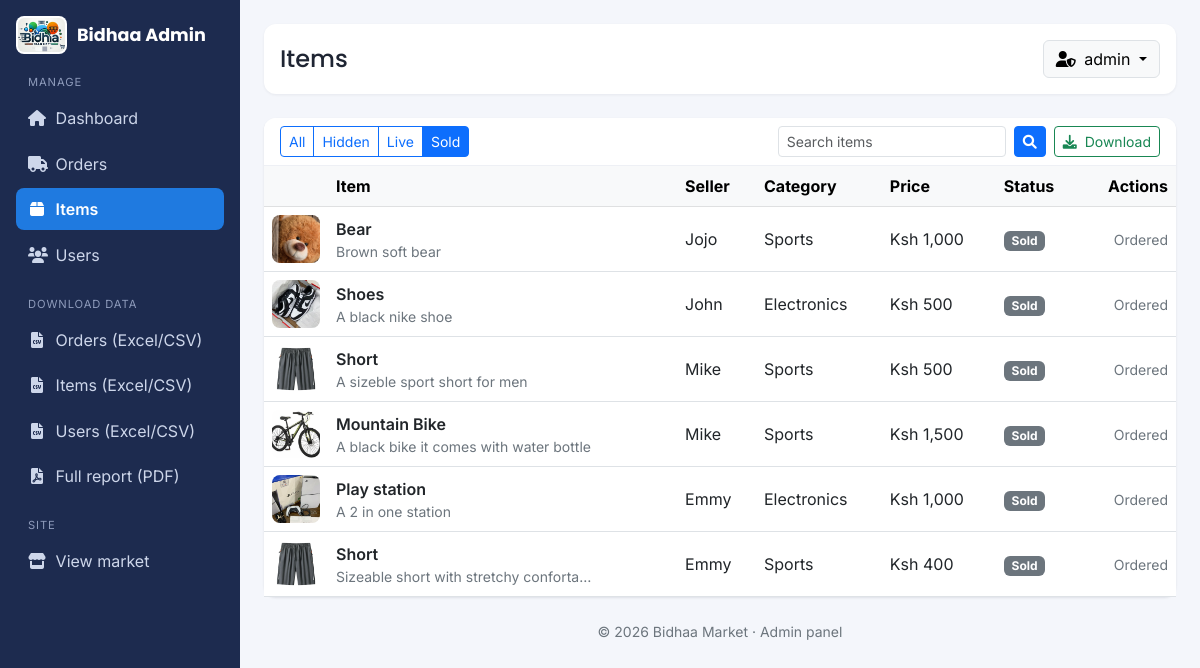
Page /admin/items?status=Sold (signed in) on the committed database.
### market/models.py (models this page shows, shortened)
class User(db.Model, UserMixin):
    id = db.Column(db.Integer, primary_key=True)
    username = db.Column(db.String(30), unique=True, nullable=False)
    email = db.Column(db.String(50), unique=True, nullable=False)
    password_hash = db.Column(db.String(60), nullable=False)
    phone = db.Column(db.String(20), unique=True, nullable=True)
    role = db.Column(db.String(10), default="both")
    is_admin = db.Column(db.Boolean, default=False)
    wallet_balance = db.Column(db.Float, nullable=False, default=0.0)
    created_at = db.Column(db.DateTime, default=datetime.utcnow)
    wallet = db.relationship('Wallet', back_populates='user', uselist=False)
    seller_items = db.relationship('Item', back_populates='seller', lazy=True)
    owned_items = db.relationship('OwnedItem', back_populates='owner', lazy=True)
    orders = db.relationship('Order', foreign_keys='Order.user_id', back_populates='user', lazy=True)
    sales = db.relationship('Sale', back_populates='seller', lazy=True)
    sold_orders = db.relationship('Order', foreign_keys='Order.seller_id', back_populates='seller', lazy=True)
    @property
    def password(self):
        raise AttributeError("Password is not readable!")

class Item(db.Model):
    id = db.Column(db.Integer, primary_key=True)
    name = db.Column(db.String(100), nullable=False)
    price = db.Column(db.Float, nullable=False)
    category = db.Column(db.String(100), nullable=False)
    description = db.Column(db.Text, nullable=False)
    barcode = db.Column(db.String(12), nullable=False, unique=True)
    image = db.Column(db.String(255), nullable=True)
    verified = db.Column(db.Boolean, default=False)
    sold = db.Column(db.Boolean, default=False)
    seller_id = db.Column(db.Integer, db.ForeignKey('user.id'), nullable=False)
    seller = db.relationship('User', back_populates='seller_items')
    orders = db.relationship('Order', back_populates='item', lazy=True)
    sales = db.relationship('Sale', back_populates='item', lazy=True)

### market/routes.py (the view)
@app.route('/admin/items')
@login_required
@admin_required
def manage_items():
    status = request.args.get('status', 'All')
    q = request.args.get('q', '').strip()
    query = Item.query
    if status == 'Hidden':
        query = query.filter(Item.verified.is_(False), Item.sold.is_(False))
    elif status == 'Live':
        query = query.filter(Item.verified.is_(True), Item.sold.is_(False))
    elif status == 'Sold':
        query = query.filter(Item.sold.is_(True))
    if q:
        query = query.filter(Item.name.ilike(f"%{q}%"))
    items = query.order_by(Item.id.desc()).all()
    return render_template('admin_items.html', items=items, status=status, q=q)

### market/__init__.py (called while the page is built)
def create_app():
    app = Flask(__name__)
    app.config.from_object(Config)
    db.init_app(app)
    bcrypt.init_app(app)
    login_manager.init_app(app)
    migrate.init_app(app, db)
    mail.init_app(app)
    login_manager.login_view = "login"
    login_manager.login_message_category = "info"
    from market.models import User
    @login_manager.user_loader
    def load_user(user_id):
        return User.query.get(int(user_id))
    with app.app_context():
        from market import routes
    return app

### market/routes.py (called while the page is built)
def admin_required(func):
    @wraps(func)
    def decorated_view(*args, **kwargs):
        if not current_user.is_authenticated or not current_user.is_admin:
            flash("❌ Admin access required!", category='danger')
            return redirect(url_for('admin_login'))
        return func(*args, **kwargs)
    return decorated_view

### market/templates/admin_items.html (shortened to what this page needs)
{% extends "admin_base.html" %}
{% block title %}Items{% endblock %}
{% block content %}
<div class="card">
    <div class="card-header d-flex flex-wrap justify-content-between align-items-center gap-2">
        <div class="btn-group btn-group-sm" role="group" aria-label="Filter items">
            {% for s, label in [('All', 'All'), ('Hidden', 'Hidden'), ('Live', 'Live'), ('Sold', 'Sold')] %}
            <a href="{{ url_for('manage_items', status=s, q=q or None) }}" class="btn {{ 'btn-primary' if status == s else 'btn-outline-primary' }}">{{ label }}</a>
            {% endfor %}
        </div>
        <div class="d-flex flex-wrap gap-2">
            <form method="GET" class="d-flex gap-2">
                <input type="search" name="q" value="{{ q }}" class="form-control form-control-sm" placeholder="Search items" style="min-width: 180px;">
                <button class="btn btn-sm btn-primary" type="submit"><i class="fas fa-search"></i></button>
            </form>
            <a href="{{ url_for('admin_export', dataset='items') }}" class="btn btn-sm btn-outline-success"><i class="fas fa-download me-1"></i> Download</a>
        </div>
    </div>
    {% if items %}
    <div class="table-responsive">
        <table class="table table-hover align-middle mb-0">
            <thead class="table-light">
                <tr>
                    <th></th>
                    <th>Item</th>
                    <th>Seller</th>
                    <th>Category</th>
                    <th>Price</th>
                    <th>Status</th>
                    <th class="text-end">Actions</th>
                </tr>
            </thead>
            <tbody>
                {% for item in items %}
                <tr>
                    <td style="width: 64px;">
                        {% if item.image %}
                        <img src="{{ url_for('static', filename='uploads/' + item.image) }}" alt="{{ item.name }}" style="width: 48px; height: 48px; object-fit: cover; border-radius: 8px;">
                        {% endif %}
                    </td>
                    <td>
                        <div class="fw-semibold">{{ item.name }}</div>
                        <div class="text-secondary small text-truncate" style="max-width: 260px;" title="{{ item.description }}">{{ item.description }}</div>
                    </td>
                    <td>{{ item.seller.username if item.seller else '-' }}</td>
                    <td>{{ item.category }}</td>
                    <td class="text-nowrap">Ksh {{ '{:,.0f}'.format(item.price) }}</td>
                    <td>
                        {% if item.sold %}<span class="badge bg-secondary">Sold</span>
                        {% elif item.verified %}<span class="badge bg-success">Live</span>
                        {% else %}<span class="badge bg-warning text-dark">Hidden</span>{% endif %}
                    </td>
                    <td class="text-end text-nowrap">
                        {% if not item.sold %}
                            {% if not item.verified %}
                            <form action="{{ url_for('verify_item', item_id=item.id) }}" method="POST" class="d-inline">
                                <button type="submit" class="btn btn-success btn-sm"><i class="fas fa-eye me-1"></i>Show</button>
                            </form>
                            {% else %}
                            <form action="{{ url_for('unverify_item', item_id=item.id) }}" method="POST" class="d-inline"
                                  onsubmit="return confirm('Hide this item from the market? The seller will be notified.');">
                                <button type="submit" class="btn btn-outline-warning btn-sm"><i class="fas fa-eye-slash me-1"></i>Hide</button>
                            </form>
                            {% endif %}
                            <form action="{{ url_for('admin_delete_item', item_id=item.id) }}" method="POST" class="d-inline"
                                  onsubmit="return confirm('Delete this item? This cannot be undone.');">
                                <button type="submit" class="btn btn-outline-danger btn-sm"><i class="fas fa-trash"></i></button>
                            </form>
                        {% else %}
                            <span class="text-secondary small">Ordered</span>
                        {% endif %}
                    </td>
                </tr>
                {% endfor %}
            </tbody>
        </table>
    </div>
    {% else %}
    <div class="card-body text-secondary">No items to show.</div>
    {% endif %}
</div>
{% endblock %}

### market/templates/admin_base.html (shortened to what this page needs)
<!DOCTYPE html>
<html lang="en">
<head>
    <link rel="stylesheet" href="https://cdn.jsdelivr.net/npm/bootstrap@5.3.0/dist/css/bootstrap.min.css">
    <link rel="stylesheet" href="https://cdnjs.cloudflare.com/ajax/libs/font-awesome/6.0.0/css/all.min.css">
</head>
<body>
    {% set ep = request.endpoint %}
    <div class="d-flex admin-shell">
        <nav class="sidebar p-3">
            <a class="brand mb-2" href="{{ url_for('admin_dashboard') }}">
                <img src="{{ url_for('static', filename='images/Logo.jpg') }}" alt="Bidhaa logo"> Bidhaa Admin
            </a>
            <div class="section">Manage</div>
            <ul class="nav flex-column gap-1">
                <li class="nav-item"><a class="nav-link {% if ep == 'admin_dashboard' %}active{% endif %}" href="{{ url_for('admin_dashboard') }}"><i class="fas fa-home"></i> Dashboard</a></li>
                <li class="nav-item"><a class="nav-link {% if ep == 'manage_orders' %}active{% endif %}" href="{{ url_for('manage_orders') }}"><i class="fas fa-truck"></i> Orders</a></li>
                <li class="nav-item"><a class="nav-link {% if ep == 'manage_items' %}active{% endif %}" href="{{ url_for('manage_items') }}"><i class="fas fa-box"></i> Items</a></li>
                <li class="nav-item"><a class="nav-link {% if ep == 'manage_users' %}active{% endif %}" href="{{ url_for('manage_users') }}"><i class="fas fa-users"></i> Users</a></li>
            </ul>
            <div class="section">Download data</div>
            <ul class="nav flex-column gap-1">
                <li class="nav-item"><a class="nav-link" href="{{ url_for('admin_export', dataset='orders') }}"><i class="fas fa-file-csv"></i> Orders (Excel/CSV)</a></li>
                <li class="nav-item"><a class="nav-link" href="{{ url_for('admin_export', dataset='items') }}"><i class="fas fa-file-csv"></i> Items (Excel/CSV)</a></li>
                <li class="nav-item"><a class="nav-link" href="{{ url_for('admin_export', dataset='users') }}"><i class="fas fa-file-csv"></i> Users (Excel/CSV)</a></li>
                <li class="nav-item"><a class="nav-link" href="{{ url_for('generate_report') }}"><i class="fas fa-file-pdf"></i> Full report (PDF)</a></li>
            </ul>
            <div class="section">Site</div>
            <ul class="nav flex-column gap-1">
                <li class="nav-item"><a class="nav-link" href="{{ url_for('market_page') }}"><i class="fas fa-store"></i> View market</a></li>
            </ul>
        </nav>
        <div class="flex-grow-1 p-3 p-md-4" style="min-width: 0;">
            <header class="topbar d-flex justify-content-between align-items-center p-3 mb-4">
                <h1 class="h4 mb-0">{{ self.title() }}</h1>
                <div class="dropdown">
                    <button class="btn btn-light border dropdown-toggle" type="button" id="adminDropdown" data-bs-toggle="dropdown" aria-expanded="false">
                        <i class="fas fa-user-shield me-1"></i> {{ current_user.username }}
                    </button>
                </div>
            </header>
            <main>
                {% block content %}{% endblock %}
            </main>
            <footer class="text-center text-secondary small py-4">&copy; 2026 Bidhaa Market · Admin panel</footer>
        </div>
    </div>
</body>
</html>

### market/templates/admin_base.html (style rules this page uses)
:root { --bm-navy: #1d2b4f; --bm-blue: #1f7ae0; --bm-orange: #f47b20; --bs-body-font-family: 'Inter', system-ui, sans-serif; }
body { background: #f4f6fb; color: #1f2533; }
h1, h2, h3, h4, .brand { font-family: 'Poppins', 'Inter', sans-serif; }
.admin-shell { min-height: 100vh; }
.sidebar { width: 240px; flex-shrink: 0; background: var(--bm-navy); color: #fff; }
.sidebar .brand { display: flex; align-items: center; gap: .6rem; font-weight: 700; font-size: 1.1rem; color: #fff; text-decoration: none; }
.sidebar .brand img { height: 38px; border-radius: 8px; background: #fff; padding: 2px; }
.sidebar .section { font-size: .7rem; text-transform: uppercase; letter-spacing: .08em; color: #8e9bbb; margin: 1.25rem .75rem .4rem; }
.sidebar .nav-link { color: #cdd6ea; border-radius: 8px; padding: .55rem .75rem; display: flex; align-items: center; gap: .6rem; }
.sidebar .nav-link.active { background: var(--bm-blue); color: #fff; font-weight: 600; }
.sidebar .nav-link i { width: 18px; text-align: center; }
.card { border: 0; border-radius: 12px; box-shadow: 0 1px 3px rgba(16, 24, 40, .06), 0 1px 2px rgba(16, 24, 40, .04); }
.card-header { background: #fff !important; border-bottom: 1px solid #eef0f5; border-radius: 12px 12px 0 0 !important; }
.topbar { background: #fff; border-radius: 12px; box-shadow: 0 1px 3px rgba(16, 24, 40, .06); }

### rows in the picture
User: username "admin"
Item: image (picture), name "Bear", description "Brown soft bear", seller "Jojo", category "Sports", price "1,000", sold "Sold"
Item: image (picture), name "Shoes", description "A black nike shoe", seller "John", category "Electronics", price "500", sold "Sold"
Item: image+name (picture), name "Short", description "A sizeble sport short for men", seller "Mike", category "Sports", price "500", sold "Sold"
Item: image (picture), name "Mountain Bike", description "A black bike it comes with water bottle", seller "Mike", category "Sports", price "1,500", sold "Sold"
Item: image (picture), name "Play station", description "A 2 in one station", seller "Emmy", category "Electronics", price "1,000", sold "Sold"
Item: image+name (picture), name "Short", description "Sizeable short with stretchy conforta…", seller "Emmy", category "Sports", price "400", sold "Sold"

### other values in the picture
{{ label }} "All" "Hidden" "Live" "Sold"
